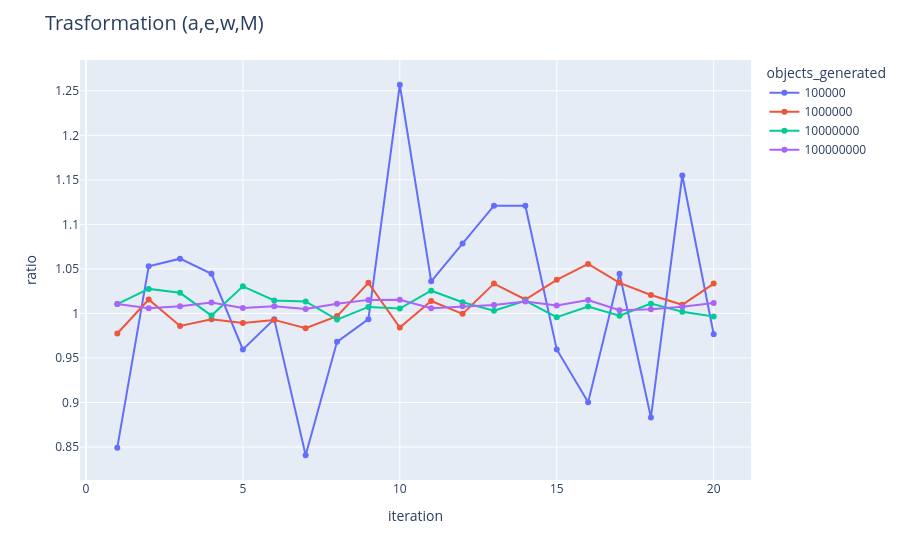

The cell this chart's notebook holds for it:
### Code cell
df_uniform = df[df['transformation_type'] == 'uniform_aewM']
fig = px.line(df_uniform, x=' iteration', y='ratio', color='objects_generated', markers=True)
fig.update_layout(title=dict(text="Trasformation (a,e,w,M)", font=dict(size=20)))
fig.show()

### Figure 1 — Plotly figure (JSON) as saved in the notebook; plotly's stock layout.template omitted (floating-point values rounded to 4 significant figures)
{"data": [{"hovertemplate": "objects_generated=100000<br> iteration=%{x}<br>ratio=%{y}<extra></extra>", "legendgroup": "100000", "line": {"color": "#636efa", "dash": "solid"}, "marker": {"symbol": "circle"}, "mode": "lines+markers", "name": "100000", "orientation": "v", "showlegend": true, "type": "scatter", "x": [1.0, 2.0, 3.0, 4.0, 5.0, 6.0, 7.0, 8.0, 9.0, 10.0, 11.0, 12.0, 13.0, 14.0, 15.0, 16.0, 17.0, 18.0, 19.0, 20.0], "xaxis": "x", "y": [0.8492, 1.053, 1.061, 1.045, 0.9596, 0.9936, 0.8407, 0.9681, 0.9936, 1.257, 1.036, 1.078, 1.121, 1.121, 0.9596, 0.9001, 1.045, 0.8832, 1.155, 0.9766], "yaxis": "y"}, {"hovertemplate": "objects_generated=1000000<br> iteration=%{x}<br>ratio=%{y}<extra></extra>", "legendgroup": "1000000", "line": {"color": "#EF553B", "dash": "solid"}, "marker": {"symbol": "circle"}, "mode": "lines+markers", "name": "1000000", "orientation": "v", "showlegend": true, "type": "scatter", "x": [1.0, 2.0, 3.0, 4.0, 5.0, 6.0, 7.0, 8.0, 9.0, 10.0, 11.0, 12.0, 13.0, 14.0, 15.0, 16.0, 17.0, 18.0, 19.0, 20.0], "xaxis": "x", "y": [0.9774, 1.016, 0.9859, 0.9936, 0.9893, 0.9927, 0.9834, 0.997, 1.034, 0.9842, 1.014, 0.9995, 1.033, 1.016, 1.038, 1.056, 1.034, 1.021, 1.01, 1.033], "yaxis": "y"}, {"hovertemplate": "objects_generated=10000000<br> iteration=%{x}<br>ratio=%{y}<extra></extra>", "legendgroup": "10000000", "line": {"color": "#00cc96", "dash": "solid"}, "marker": {"symbol": "circle"}, "mode": "lines+markers", "name": "10000000", "orientation": "v", "showlegend": true, "type": "scatter", "x": [1.0, 2.0, 3.0, 4.0, 5.0, 6.0, 7.0, 8.0, 9.0, 10.0, 11.0, 12.0, 13.0, 14.0, 15.0, 16.0, 17.0, 18.0, 19.0, 20.0], "xaxis": "x", "y": [1.011, 1.028, 1.023, 0.9976, 1.03, 1.015, 1.013, 0.9931, 1.007, 1.005, 1.025, 1.012, 1.003, 1.014, 0.9957, 1.008, 0.9974, 1.011, 1.002, 0.9964], "yaxis": "y"}, {"hovertemplate": "objects_generated=100000000<br> iteration=%{x}<br>ratio=%{y}<extra></extra>", "legendgroup": "100000000", "line": {"color": "#ab63fa", "dash": "solid"}, "marker": {"symbol": "circle"}, "mode": "lines+markers", "name": "100000000", "orientation": "v", "showlegend": true, "type": "scatter", "x": [1.0, 2.0, 3.0, 4.0, 5.0, 6.0, 7.0, 8.0, 9.0, 10.0, 11.0, 12.0, 13.0, 14.0, 15.0, 16.0, 17.0, 18.0, 19.0, 20.0], "xaxis": "x", "y": [1.011, 1.006, 1.008, 1.012, 1.006, 1.008, 1.005, 1.011, 1.015, 1.015, 1.006, 1.008, 1.01, 1.013, 1.009, 1.015, 1.004, 1.005, 1.008, 1.012], "yaxis": "y"}], "layout": {"legend": {"title": {"text": "objects_generated"}, "tracegroupgap": 0}, "margin": {"t": 60}, "title": {"font": {"size": 20}, "text": "Trasformation (a,e,w,M)"}, "xaxis": {"anchor": "y", "domain": [0, 1], "title": {"text": " iteration"}}, "yaxis": {"anchor": "x", "domain": [0, 1], "title": {"text": "ratio"}}}}
